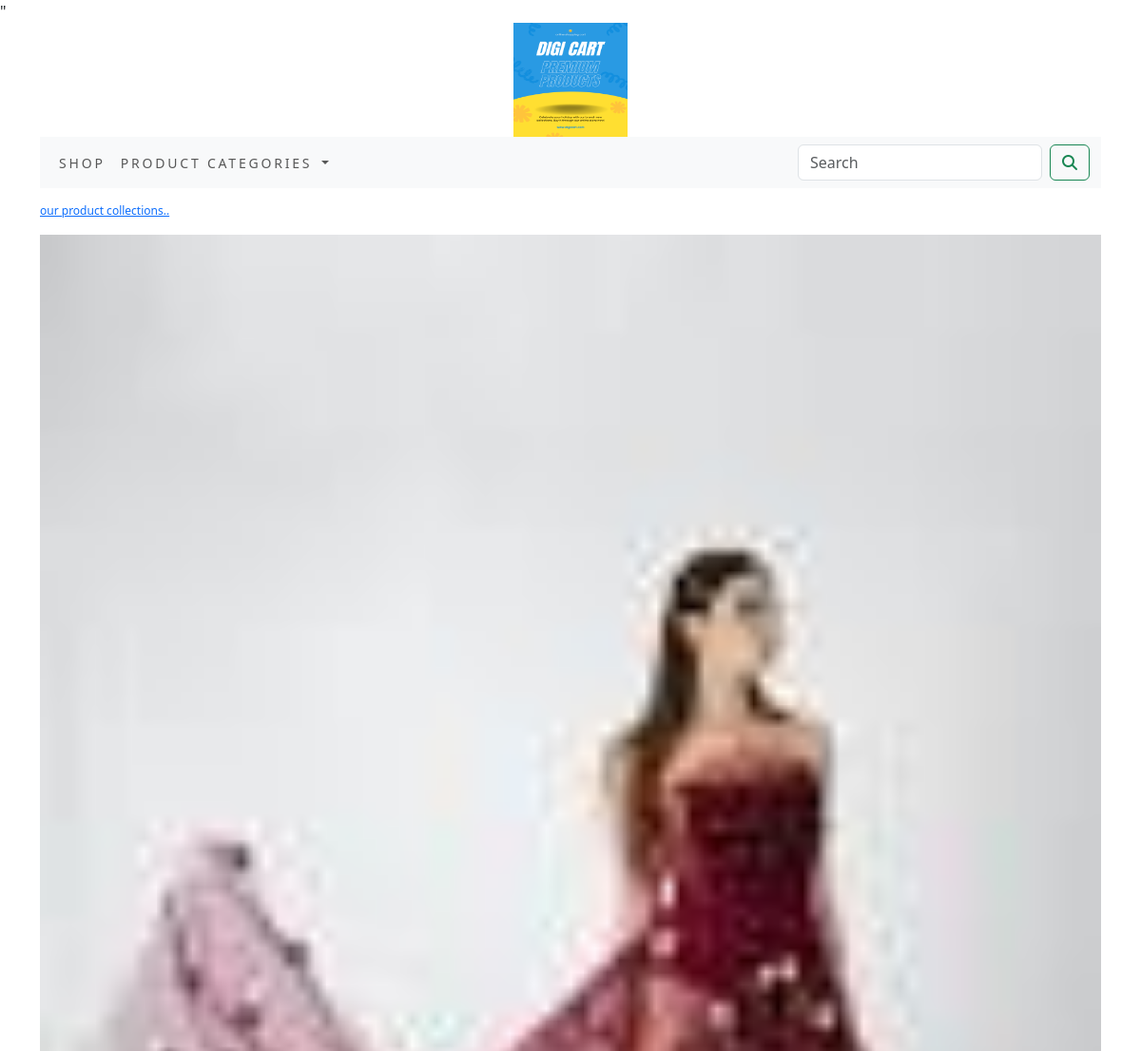
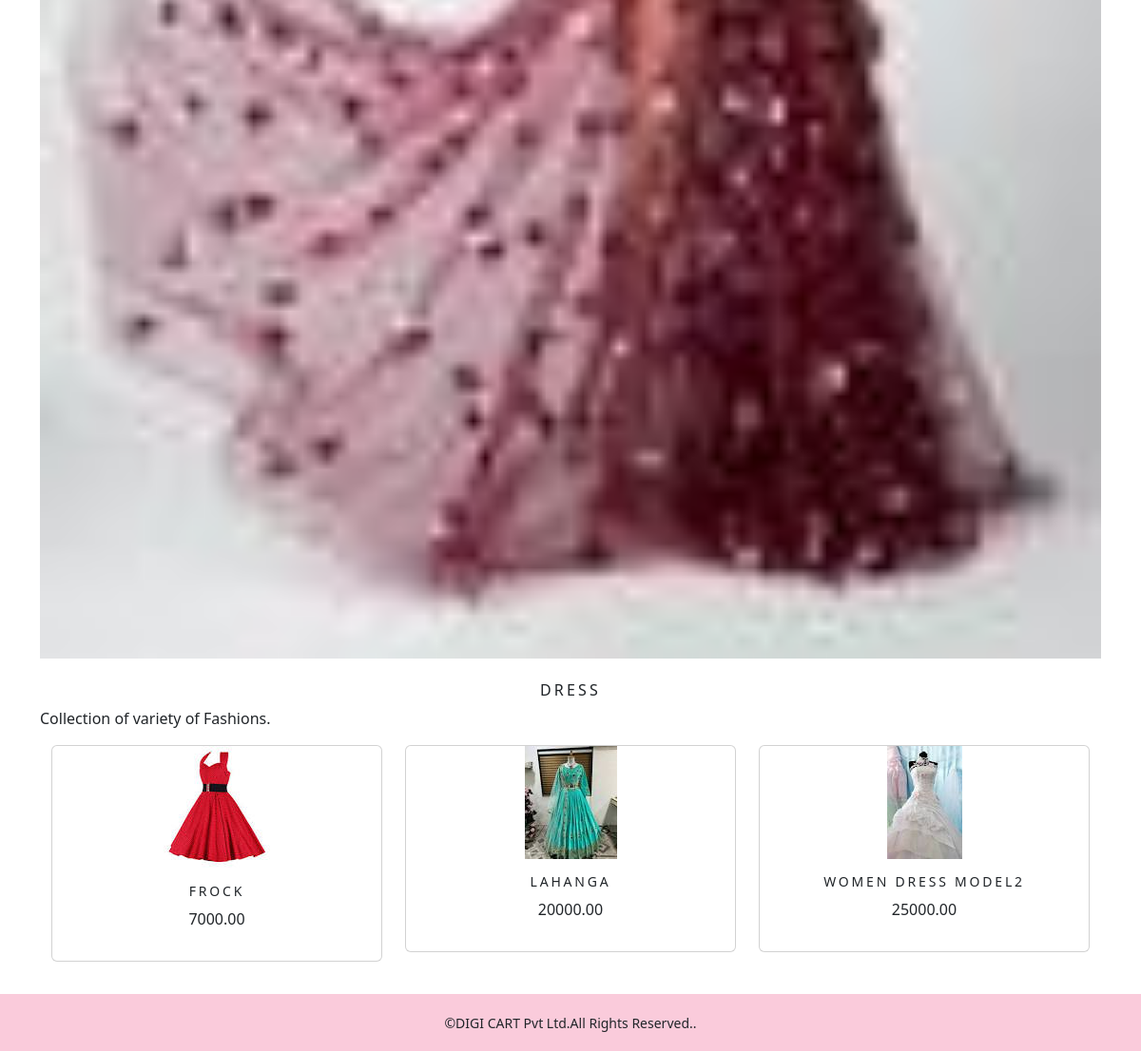
The app's page /digicart/dress/ with its own data (2 pictures, top to bottom).
### ShoppingApp/models.py (models this page shows, shortened)
class Category(models.Model):
    name=models.CharField(max_length=250,unique=True)
    slug=models.SlugField(max_length=250,unique=True)
    description=models.TextField(blank=True)
    image=models.ImageField(upload_to='category',blank=True)
    class Meta:
        ordering=('name',)
        verbose_name='category'
        verbose_name_plural='categories'
    def get_url(self):
        return reverse('ShoppingApp:products_by_category',args=[self.slug])

class Product(models.Model):
    name=models.CharField(max_length=250,unique=True)
    slug=models.SlugField(max_length=250,unique=True)
    description=models.TextField(blank=True)
    price=models.DecimalField(max_digits=10,decimal_places=2)
    category=models.ForeignKey(Category,on_delete=models.CASCADE)
    image = models.ImageField(upload_to='product', blank=True)
    stock=models.IntegerField()
    available=models.BooleanField(default=True)
    created=models.DateTimeField(auto_now_add=True)
    updated=models.DateTimeField(auto_now=True)
    class Meta:
        ordering=('name',)
        verbose_name='product'
        verbose_name_plural='products'
    def get_url(self):
        return reverse('ShoppingApp:product_Detail',args=[self.category.slug,self.slug])

### ShoppingApp/views.py (the view)
# urls.py: path('',views.AllProductCat,name='AllProductCat'),
def AllProductCat(request, c_slug=None):
    c_page=None
    products_list=None
    if c_slug!=None:
        c_page=get_object_or_404(Category,slug=c_slug)
        products_list=Product.objects.all().filter(category=c_page,available=True)
    else:
        products_list=Product.objects.all().filter(available=True)
    paginator=Paginator(products_list,6)
    try:
        page=int(request.GET.get('page','1'))
    except:
        page=1
    try:
        products=paginator.page(page)
    except(EmptyPage,InvalidPage):
        products=paginator.page(paginator.num_pages)
    return render(request,"category.html",{'category':c_page,'products':products})

### Cart_app/context_processors.py (called while the page is built)
def counter(request):
    item_count=0
    if 'admin' in request.path:
        return {}
    else:
        try:
            cart=Cart.objects.filter(cart_id=_cart_id(request))
            cart_items=CartItem.objects.all().filter(cart=cart[:1])
            for cart_item in cart_items:
                item_count += cart_item.quantity
        except Cart.DoesNotExist:
            item_count = 0
        return dict(item_count=item_count)

### Cart_app/views.py (called while the page is built)
def _cart_id(request):
    cart=request.session.session_key
    if not cart:
        cart=request.session.create()
    return cart

### ShoppingApp/context_processors.py (called while the page is built)
def menu_links(request):
    links=Category.objects.all()
    return dict(links=links)

### Templates/category.html (shortened to what this page needs)
{% extends 'base.html' %}
{% load static %}
{% block content %}
    {% if category %}
        <div>
            <div class="row my_row_class">
                <div class="mx_auto">
                <p><a href="{% url 'ShoppingApp:AllProductCat' %}">our product collections..</a> </p>
            </div>
                </div>
        </div>
    {% endif %}
<div class="mx_auto">
    {% if category %}
        <img class="my_image" src="{{category.image.url}}" alt="{{category.name}}">
</div>
    <br>
<div>
        <h1 class="text-center my_title">{{category.name}}</h1>
        <p class="text-justify">{{category.description}}</p>
</div>
    {% endif %}
<div class="container">
    <div class="row mx_auto">
        {% for product in products.object_list %}
        <div class="my_bottom_margin col-9 col-sm-12 col-md-4 col-md-12 col-lg-4 ">
            <div class="card text-center" style="min-width:18rem;">
            <a href="{{product.get_url}}" ><img src="{{product.image.url}}" alt="{{product.name}}"> </a>
        <div class="card-body">
            <h4>{{product.name}}</h4>
            <p>{{product.price}}</p>
        </div>
            </div>
            </div>
        {% endfor %}
    </div>
        <br>
</div>
{% endblock %}

### static/css/custom.css (style rules this page uses)
body { font-family: 'Roboto Slab', serif; }
.my_row_class { padding-top:15px; }
.my_row_class .mx_auto { color:#000; font-size:12px; }
.my_image { width:100%; height:auto; }
.my_title { font-size:16px; text-transform:uppercase; letter-spacing:.2em; }
.my_bottom_margin { margin-bottom:10px; }
.card-body h4 { font-size:14px; text-transform:uppercase; letter-spacing:.2em; }

### records on screen
Category: image (picture), name "DRESS", description "Collection of variety of Fashions."
Product: image (picture), name "FROCK", price "7000.00"
Product: image (picture), name "LAHANGA", price "20000.00"
Product: image (picture), name "WOMEN DRESS MODEL2", price "25000.00"
